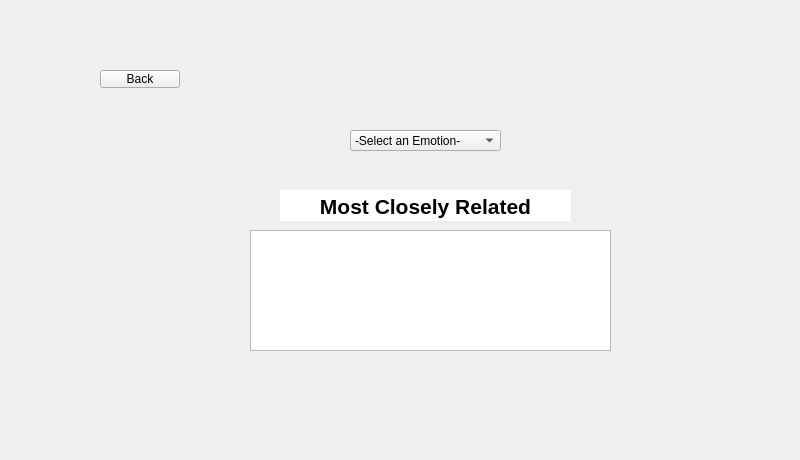
    <widget class="QWidget" name="emt_ana">
     <widget class="QFrame" name="frame_7">
      <property name="geometry">
       <rect>
        <x>70</x>
        <y>50</y>
        <width>721</width>
        <height>401</height>
       </rect>
      </property>
      <property name="frameShape">
       <enum>QFrame::NoFrame</enum>
      </property>
      <property name="frameShadow">
       <enum>QFrame::Raised</enum>
      </property>
      <widget class="QPushButton" name="back_btn3">
       <property name="geometry">
        <rect>
         <x>30</x>
         <y>20</y>
         <width>80</width>
         <height>18</height>
        </rect>
       </property>
       <property name="text">
        <string>Back</string>
       </property>
      </widget>
      <widget class="QComboBox" name="emo_ana_box">
       <property name="geometry">
        <rect>
         <x>280</x>
         <y>80</y>
         <width>151</width>
         <height>21</height>
        </rect>
       </property>
       <item>
        <property name="text">
         <string>-Select an Emotion-</string>
        </property>
       </item>
       <item>
        <property name="text">
         <string>Anger</string>
        </property>
       </item>
       <item>
        <property name="text">
         <string>Fear</string>
        </property>
       </item>
       <item>
        <property name="text">
         <string>Joy</string>
        </property>
       </item>
       <item>
        <property name="text">
         <string>Love</string>
        </property>
       </item>
       <item>
        <property name="text">
         <string>Sadness</string>
        </property>
       </item>
       <item>
        <property name="text">
         <string>Surprise</string>
        </property>
       </item>
      </widget>
      <widget class="QTextEdit" name="emo_anl_txt_edit">
       <property name="geometry">
        <rect>
         <x>180</x>
         <y>180</y>
         <width>361</width>
         <height>121</height>
        </rect>
       </property>
       <property name="readOnly">
        <bool>true</bool>
       </property>
      </widget>
      <widget class="QTextEdit" name="textEdit_14">
       <property name="geometry">
        <rect>
         <x>210</x>
         <y>140</y>
         <width>291</width>
         <height>31</height>
        </rect>
       </property>
       <property name="frameShape">
        <enum>QFrame::NoFrame</enum>
       </property>
       <property name="verticalScrollBarPolicy">
        <enum>Qt::ScrollBarAlwaysOff</enum>
       </property>
       <property name="readOnly">
        <bool>true</bool>
       </property>
       <property name="html">
        <string>&lt;!DOCTYPE HTML PUBLIC &quot;-//W3C//DTD HTML 4.0//EN&quot; &quot;http://www.w3.org/TR/REC-html40/strict.dtd&quot;&gt;
&lt;html&gt;&lt;head&gt;&lt;meta name=&quot;qrichtext&quot; content=&quot;1&quot; /&gt;&lt;meta charset=&quot;utf-8&quot; /&gt;&lt;style type=&quot;text/css&quot;&gt;
p, li { white-space: pre-wrap; }
hr { height: 1px; border-width: 0; }
li.unchecked::marker { content: &quot;\2610&quot;; }
li.checked::marker { content: &quot;\2612&quot;; }
&lt;/style&gt;&lt;/head&gt;&lt;body style=&quot; font-family:'Segoe UI'; font-size:9pt; font-weight:400; font-style:normal;&quot;&gt;
&lt;p align=&quot;center&quot; style=&quot; margin-top:0px; margin-bottom:0px; margin-left:0px; margin-right:0px; -qt-block-indent:0; text-indent:0px;&quot;&gt;&lt;span style=&quot; font-size:16pt; font-weight:700;&quot;&gt;Most Closely Related Words:&lt;/span&gt;&lt;/p&gt;&lt;/body&gt;&lt;/html&gt;</string>
       </property>
      </widget>
     </widget>
    </widget>
